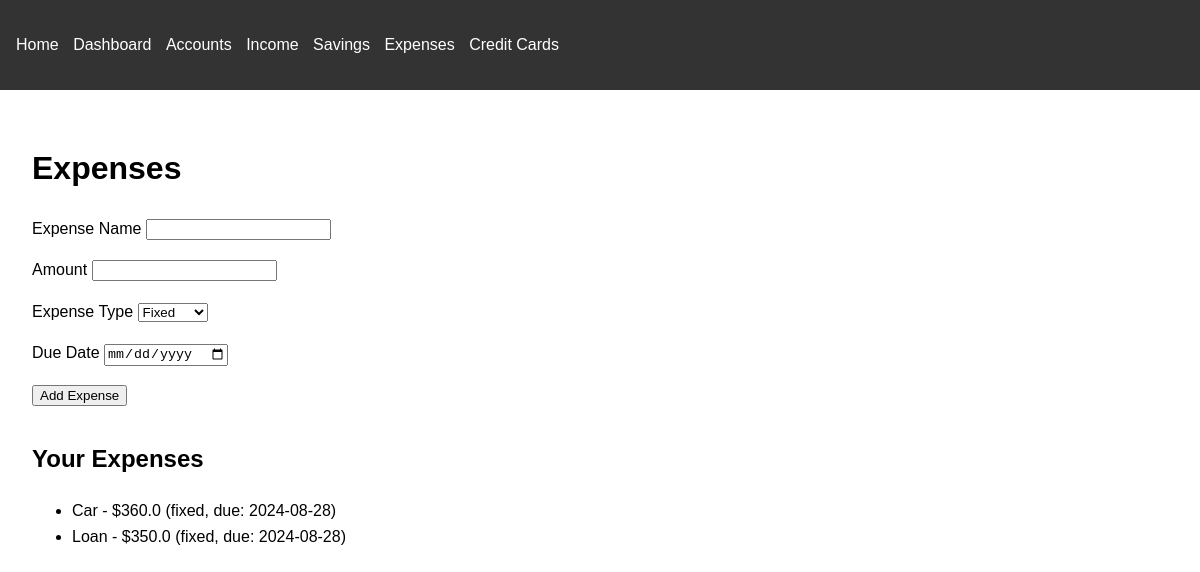
Before: /expenses with the older database file.
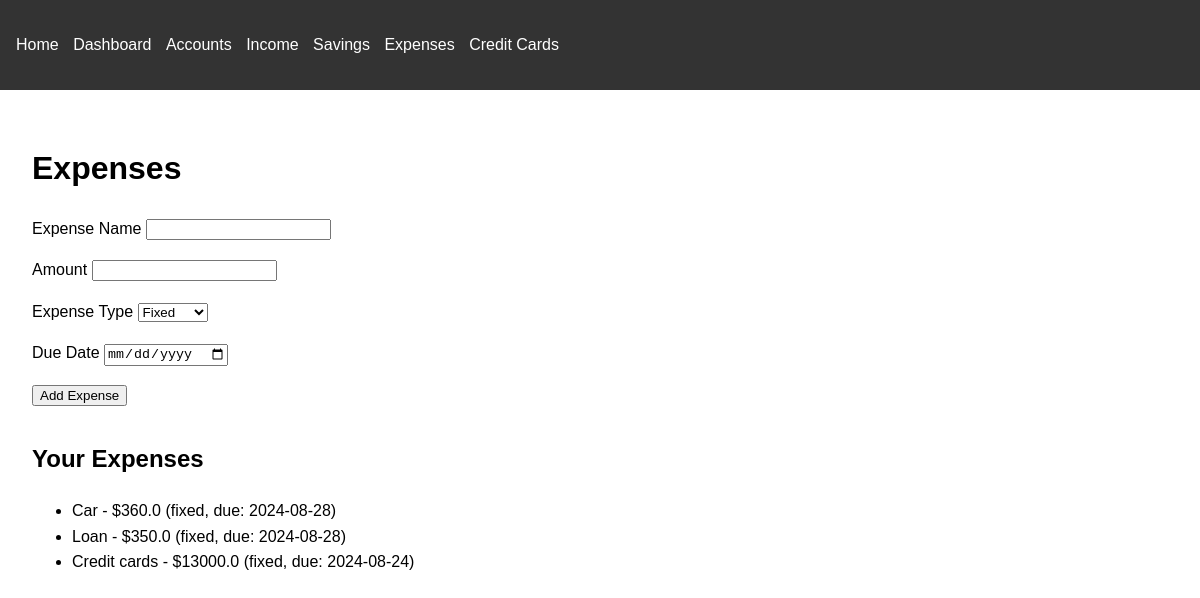
After: the same page with the newer database file.
### app/models.py (models this page shows)
class Expense(db.Model):
    id = db.Column(db.Integer, primary_key=True)
    name = db.Column(db.String(100), nullable=False)
    amount = db.Column(db.Float, nullable=False)
    expense_type = db.Column(db.String(50), nullable=False)  # 'fixed' or 'variable'
    due_date = db.Column(db.Date)

### app/routes.py (the view)
@bp.route('/expenses', methods=['GET', 'POST'])
def expenses():
    form = ExpenseForm()
    if form.validate_on_submit():
        expense = Expense(name=form.name.data, amount=form.amount.data, expense_type=form.expense_type.data, due_date=form.due_date.data)
        db.session.add(expense)
        db.session.commit()
        flash('Expense added successfully!', 'success')
        return redirect(url_for('main.expenses'))
    expenses = Expense.query.all()
    return render_template('expenses.html', form=form, expenses=expenses)

### app/forms.py
class ExpenseForm(FlaskForm):
    name = StringField('Expense Name', validators=[DataRequired()])
    amount = FloatField('Amount', validators=[DataRequired()])
    expense_type = SelectField('Expense Type', choices=[('fixed', 'Fixed'), ('variable', 'Variable')], validators=[DataRequired()])
    due_date = DateField('Due Date')
    submit = SubmitField('Add Expense')

### app/templates/expenses.html (shortened to what this page needs)
{% extends "base.html" %} {% block content %}
<h1>Expenses</h1>
<form method="POST">
  <div>{{ form.name.label }} {{ form.name() }}</div>
  <div>{{ form.amount.label }} {{ form.amount() }}</div>
  <div>{{ form.expense_type.label }} {{ form.expense_type() }}</div>
  <div>{{ form.due_date.label }} {{ form.due_date() }}</div>
  {{ form.submit() }}
</form>
<h2>Your Expenses</h2>
<ul>
  {% for expense in expenses %}
  <li>
    {{ expense.name }} - ${{ expense.amount }} ({{ expense.expense_type }}, due:
    {{ expense.due_date }})
  </li>
  {% endfor %}
</ul>
{% endblock %}

### app/templates/base.html (shortened to what this page needs)
<!DOCTYPE html>
<html lang="en">
  <head>
    <link
      rel="stylesheet"
      href="{{ url_for('static', filename='style.css') }}"
    />
  </head>
  <body>
    <nav>
      <ul>
        <li><a href="{{ url_for('main.index') }}">Home</a></li>
        <li><a href="{{ url_for('main.dashboard') }}">Dashboard</a></li>
        <li><a href="{{ url_for('main.accounts') }}">Accounts</a></li>
        <li><a href="{{ url_for('main.income') }}">Income</a></li>
        <li><a href="{{ url_for('main.savings') }}">Savings</a></li>
        <li><a href="{{ url_for('main.expenses') }}">Expenses</a></li>
        <li><a href="{{ url_for('main.credit_cards') }}">Credit Cards</a></li>
      </ul>
    </nav>
    <main>
       {% block content %}{% endblock %}
    </main>
  </body>
</html>

### app/static/style.css (style rules this page uses)
body { font-family: Arial, sans-serif; line-height: 1.6; margin: 0; padding: 0; }
nav { background-color: #333; color: #fff; padding: 1rem; }
nav ul { list-style-type: none; padding: 0; }
nav ul li { display: inline; margin-right: 10px; }
nav ul li a { color: #fff; text-decoration: none; }
main { padding: 2rem; }
form { margin-bottom: 2rem; }
form div { margin-bottom: 1rem; }

Changed rows visible on the page:
added Expense: name "Credit cards", amount "13000.0", expense_type "fixed", due_date "2024-08-24"
